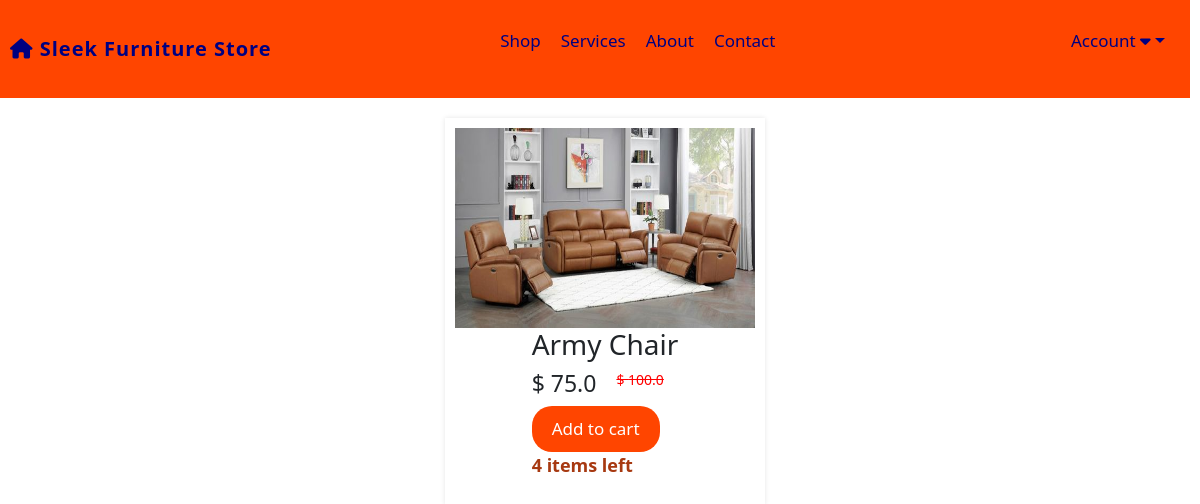
Before: /product/1 with the older database file.
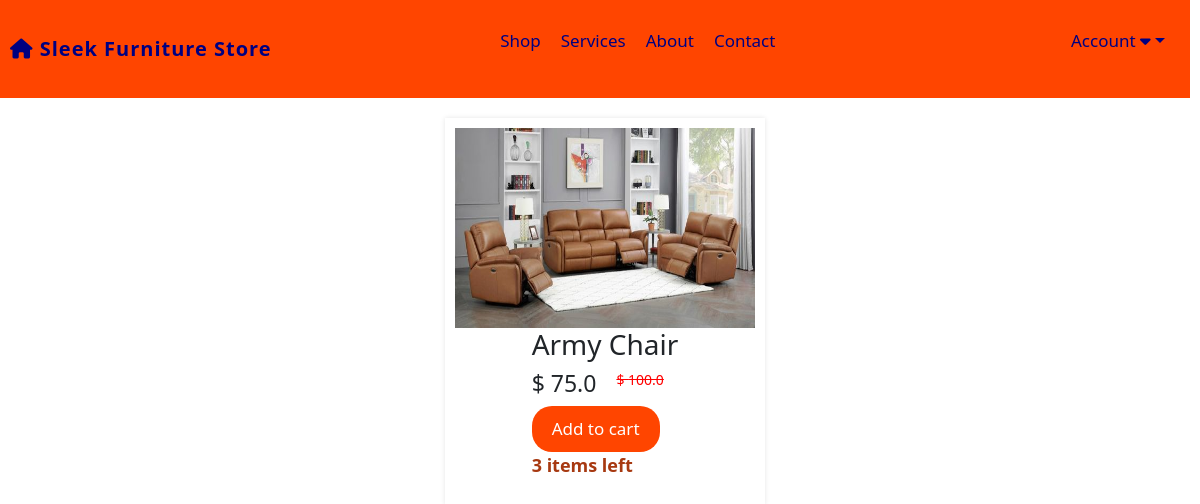
After: the same page with the newer database file.
### website/models.py (models this page shows, shortened)
class Product(db.Model):
    id = db.Column(db.Integer, primary_key=True)
    product_name = db.Column(db.String(100), nullable=False)
    current_price = db.Column(db.Float, nullable=False)
    previous_price = db.Column(db.Float, nullable=False)
    in_stock = db.Column(db.Integer, nullable=False)
    product_picture = db.Column(db.String(1000), nullable=False)
    flash_sale = db.Column(db.Boolean, default=False)
    date_added = db.Column(db.DateTime(), default=datetime.utcnow)
    carts = db.relationship('Cart', backref='product', cascade='all, delete-orphan')
    orders = db.relationship('Order', backref='product', cascade='all, delete-orphan')

### website/views.py (the view)
@views.route('/product/<int:item_id>', methods=['GET'])
def product(item_id):
    item = Product.query.get(item_id)
    return render_template('product.html', item=item, cart=Cart.query.filter_by(customer_link=current_user.id).all()
                           if current_user.is_authenticated else [])

### website/templates/product.html (shortened to what this page needs)
{% extends 'base.html' %}
{% block content %}
<div class="homediv-container">
    <div class="home-products">
        <div class="product">
            <img class="displayimg" src="/media/leatherrecliner.jpg" alt="">
            <div class="product-details">
                <h3>{{ item.product_name }}</h3>
                <div class="price">
                    <h5>$ {{ item.current_price }}</h5>
                    <strike><p>$ {{ item.previous_price }}</p></strike>
                </div>
                <div class="actions">
                    <button><a href="/add-to-cart/{{ item.id }}">Add to cart</a></button>
                    <p style="color: rgb(167, 57, 17); font-weight: 600; font-size: 18px;">{{ item.in_stock }} items left</p>
                </div>
            </div>
        </div>
    </div>
</div>
{% endblock %}

Changed rows visible on the page:
changed Product "Army Chair": in_stock "4" → "3"
